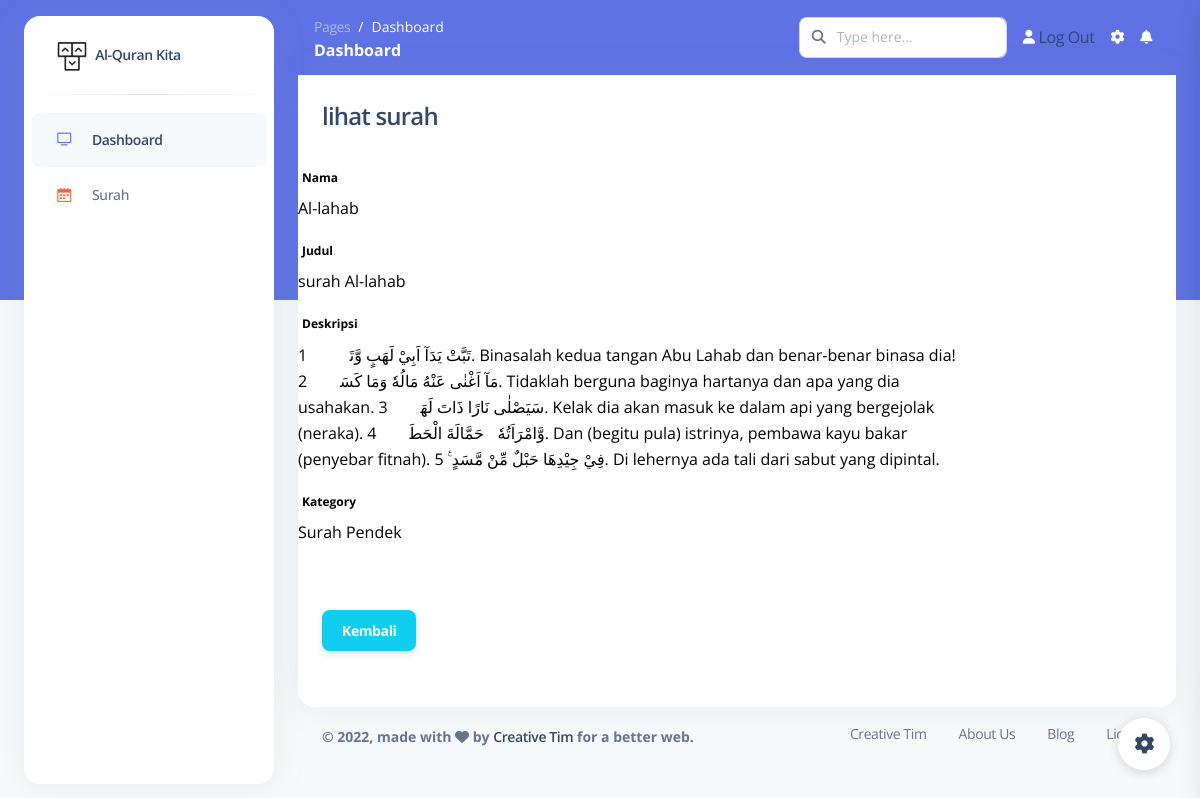
Screenshot of /dashboard/surah/lihat/7 with the database file from the repository.
### blog/models.py (models this page shows, shortened)
class Surah(models.Model):
    nama = models.CharField(max_length=100, blank=True, null=True)
    judul = models.CharField(max_length=100)
    body = models.TextField()
    kategory = models.ForeignKey(Kategori, on_delete=models.CASCADE)
    date = models.DateTimeField(auto_now_add=True)
    class Meta:
        ordering = ['-date']
        verbose_name_plural = "Surah"

class Kategori(models.Model):
    nama = models.CharField(max_length=20)
    def __str__(self):
        return self.nama
    class Meta:
        verbose_name_plural = "Kategori"

### blog/views.py (the view)
# urls.py: path('surah/lihat/<str:id>', lihat_surah, name='lihat_surah'),
def lihat_surah(request, id):
    template_name = "back/lihat_surah.html"
    surah = Surah.objects.get(id=id)
    context = {
        'title':'lihat surah',
        'surah': surah,
    }
    return render(request, template_name, context)

### templates/back/lihat_surah.html (shortened to what this page needs)
{% extends 'back/base.html' %}
{% block content %}
<div class="content">
    <div class="container-fluid">
        <div class="row">
            <div class="col-md-12">
                <div class="card">
                    <form class="form-horizontal" method="POST">
                        <div class="card-header">
                            <h4 class="card-title">
                                {{title}}
                            </h4>
                        </div>
                        <div class="card-content">
                            <div class="form-group">
                                <label class="col-md-3 control-label"><b style="color:black;">Nama</label>
                                <div class="col-md-9">
                                    <p>{{surah.nama}}</p>
                                </div>
                        </div>
                            <div class="form-group">
                                <label class="col-md-3 control-label"><b style="color:black;">Judul</label>
                                <div class="col-md-9">
                                    <p>{{surah.judul}}</p>
                                </div>
                        </div>
                            <div class="form-group">
                                <label class="col-md-3 control-label"><b style="color:black;">Deskripsi</label>
                                <div class="col-md-9">
                                   <p>{{surah.body}}</p>
                                </div>
                        </div>
                            <div class="form-group">
                                <label class="col-md-3 control-label"><b style="color:black;">Kategory</b></label>
                                <div class="col-md-9">
                                  <p>{{surah.kategory}}</p>
                                    </div>
                                </div>
                        </div>
                        <div class="card-footer text-right">
                            <div class="form-group">
                                <div class="col-md-9">
                                    <a class="btn btn-info" href="{% url 'surah' %}">Kembali</a>
                                </div>
                            </div>
                        </div>
                    </form>
                </div>
            </div>
        </div>
{% endblock content %}

### rows the page displays
Surah: nama "Al-lahab", judul "surah Al-lahab", body "تَبَّتْ يَدَآ اَبِيْ لَهَبٍ وَّتَبَّۗ 1. Binasalah kedua tangan Abu Lahab dan benar-benar binasa dia! مَآ اَغْنٰى عَنْهُ مَالُهٗ وَمَا كَسَبَۗ 2. Tidaklah berguna baginya hartanya dan apa yang dia usahakan. سَيَصْلٰى نَارًا ذَاتَ لَهَبٍۙ 3. Kelak dia akan masuk ke dalam api yang bergejolak (neraka). وَّامْرَاَتُهٗ ۗحَمَّالَةَ الْحَطَبِۚ 4. Dan (begitu pula) istrinya, pembawa kayu bakar (penyebar fitnah). فِيْ جِيْدِهَا حَبْلٌ مِّنْ مَّسَدٍ ࣖ 5. Di lehernya ada tali dari sabut yang dipintal.", kategory "Surah Pendek"

### other values shown
{{ title }} "lihat surah"
